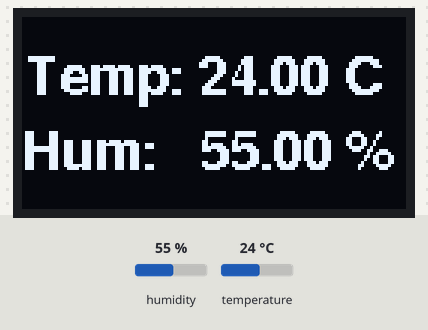
A sketch run on a simulated ESP8266 (NodeMCU). On the bench: 128×64 one-colour display. The inputs (shaded band) are chosen by the test bench; at power-on: humidity 55 %, temperature 24 °C. WiFi joins after 1.5 s; servers stay silent unless stated; what the sketch prints to the serial monitor is not drawn.

Above: at 10.6 s.
10.7 s: humidity set to 22 %
At 21.2 s:
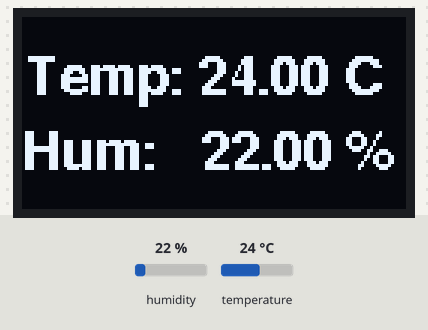
21.5 s: temperature set to 12 °C
At 31.2 s:
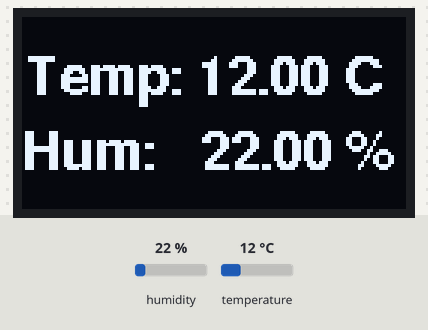
31.5 s: humidity set to 40 %
At 41.2 s:
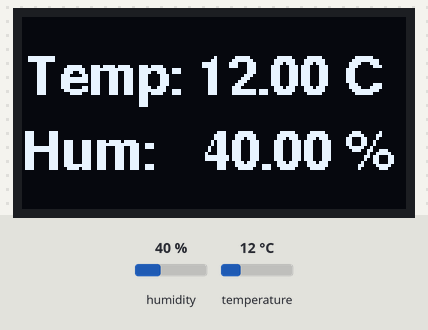
41.5 s: temperature set to 19 °C
At 51.3 s:
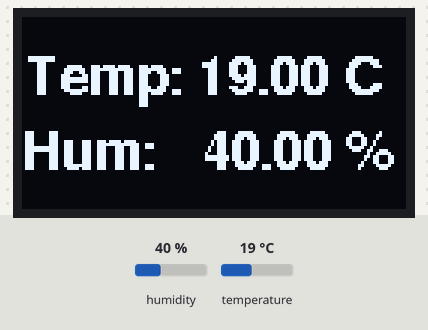
Timing chart, 0 to 52.5 s (numbered marks = the images above; inputs shaded):
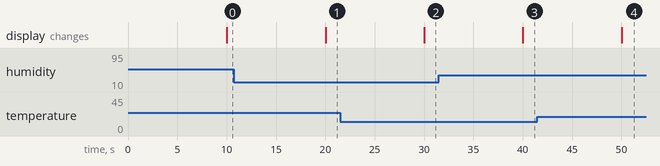

Measured:
- after the input at 10.7 s, the display: changes after 9.3 s (image 1)
- after the input at 21.5 s, the display: changes after 8.5 s (image 2)
- after the input at 31.5 s, the display: changes after 8.5 s (image 3)
- after the input at 41.5 s, the display: changes after 8.5 s (image 4)

The sketch:

ESP8266-DHT22-Display.ino
```cpp
#include <Arduino.h>
#include <ESP8266WiFi.h>
#include <Hash.h>
#include <ESPAsyncTCP.h>
#include <ESPAsyncWebServer.h>
#include <Adafruit_Sensor.h>
#include <DHT.h>
#include <Wire.h>
#include <Adafruit_GFX.h>
#include <Adafruit_SSD1306.h>
#include <Fonts/FreeSansBold9pt7b.h>
#include <Fonts/FreeMono9pt7b.h>

// OLED display width and height, in pixels
#define SCREEN_WIDTH 128
#define SCREEN_HEIGHT 64

// Initialize the OLED display
Adafruit_SSD1306 display(SCREEN_WIDTH, SCREEN_HEIGHT, &Wire, -1);

// Replace with your network credentials
const char* ssid = "YOUR_SSID";
const char* password = "YOUR_PASSWORD";

// Uncomment the type of sensor in use:
//#define DHTTYPE    DHT11     // DHT 11
//#define DHTTYPE    DHT21     // DHT 21 (AM2301)
#define DHTTYPE    DHT22     // DHT 22 (AM2302)

#define DHTPIN 14     // Digital pin connected to the DHT sensor
DHT dht(DHTPIN, DHTTYPE);

// Current temperature & humidity, updated in loop()
float t = 0.0;
float h = 0.0;

// Create AsyncWebServer object on port 80
AsyncWebServer server(80);

// Updates DHT readings every 10 seconds
const long interval = 10000;
unsigned long previousMillis = 0;    // Will store last time DHT was updated

const char index_html[] PROGMEM = R"rawliteral(
<!DOCTYPE HTML><html>
<head>
  <meta name="viewport" content="width=device-width, initial-scale=1">
  <link rel="stylesheet" href="https://use.fontawesome.com/releases/v5.7.2/css/all.css" integrity="sha384-fnmOCqbTlWIlj8LyTjo7mOUStjsKC4pOpQbqyi7RrhN7udi9RwhKkMHpvLbHG9Sr" crossorigin="anonymous">
  <style>
    html {
      font-family: Arial;
      display: inline-block;
      margin: 0px auto;
      text-align: center;
    }
    h2 { font-size: 3.0rem; }
    p { font-size: 3.0rem; }
    .units { font-size: 1.2rem; }
    .dht-labels {
      font-size: 1.5rem;
      vertical-align: middle;
      padding-bottom: 15px;
    }
  </style>
</head>
<body>
  <h2>ESP8266 DHT Server</h2>
  <p>
    <i class="fas fa-thermometer-half" style="color:#059e8a;"></i>
    <span class="dht-labels">Temperature</span>
    <span id="temperature">%TEMPERATURE%</span>
    <sup class="units">&deg;C</sup>
  </p>
  <p>
    <i class="fas fa-tint" style="color:#00add6;"></i>
    <span class="dht-labels">Humidity</span>
    <span id="humidity">%HUMIDITY%</span>
    <sup class="units">%</sup>
  </p>
</body>
<script>
setInterval(function () {
  var xhttp = new XMLHttpRequest();
  xhttp.onreadystatechange = function() {
    if (this.readyState == 4 && this.status == 200) {
      var data = JSON.parse(this.responseText);
      document.getElementById("temperature").innerHTML = data.temperature;
      document.getElementById("humidity").innerHTML = data.humidity;
    }
  };
  xhttp.open("GET", "/data", true);
  xhttp.send();
}, 10000);
</script>
</html>)rawliteral";

// Replaces placeholder with DHT values
String processor(const String& var){
  if(var == "TEMPERATURE"){
    return String(t);
  }
  else if(var == "HUMIDITY"){
    return String(h);
  }
  return String();
}

void setup() {
  // Serial port for debugging purposes
  Serial.begin(115200);
  dht.begin();

  // Check I2C Address
  Serial.println("Scanning for I2C devices...");
  Wire.begin(D2, D1); // SDA on D2 (GPIO4), SCL on D1 (GPIO5)
  for (uint8_t i = 0; i < 128; i++) {
    Wire.beginTransmission(i);
    if (Wire.endTransmission() == 0) {
      Serial.print("I2C device found at address 0x");
      if (i < 16) Serial.print("0");
      Serial.print(i, HEX);
      Serial.println(" !");
    }
  }

  // Initialize SSD1306 OLED display
  if (!display.begin(SSD1306_SWITCHCAPVCC, 0x3C)) {
    Serial.println(F("SSD1306 allocation failed"));
    for (;;);
  }
  display.clearDisplay();
  display.display(); // Show initial blank screen

  // Connect to Wi-Fi
  WiFi.begin(ssid, password);
  Serial.println("Connecting to WiFi");
  while (WiFi.status() != WL_CONNECTED) {
    delay(1000);
    Serial.println(".");
  }
  Serial.println(WiFi.localIP());

  // Route for root / web page
  server.on("/", HTTP_GET, [](AsyncWebServerRequest *request) {
    request->send_P(200, "text/html", index_html, processor);
  });

  // New route for temperature and humidity data
  server.on("/data", HTTP_GET, [](AsyncWebServerRequest *request) {
    String jsonResponse = "{\"temperature\":" + String(t) + ", \"humidity\":" + String(h) + "}";
    request->send(200, "application/json", jsonResponse);
  });

  server.begin();
}

void updateDisplay(float temperature, float humidity) {
  display.clearDisplay();

  // Set the font for the temperature and humidity
  display.setFont(&FreeSansBold9pt7b); // Set the custom font
  display.setTextSize(1); // Set text size to 1 for smaller appearance
  display.setTextColor(SSD1306_WHITE);

  // Display Temperature
  display.setCursor(0, 25);
  display.print("Temp: ");
  display.print(temperature);
  display.print(" C");

  // Display Humidity
  display.setCursor(0, 50);
  display.print("Hum:   ");
  display.print(humidity);
  display.print(" %");

  display.display(); // Refresh the display
}

void loop() {
  unsigned long currentMillis = millis();
  if (currentMillis - previousMillis >= interval) {
    previousMillis = currentMillis;
    float newT = dht.readTemperature();
    float newH = dht.readHumidity();

    if (!isnan(newT)) {
      t = newT;
      Serial.print("Temperature: "); Serial.println(t);
    }
    if (!isnan(newH)) {
      h = newH;
      Serial.print("Humidity: "); Serial.println(h);
    }

    updateDisplay(t, h);
  }
}
```
